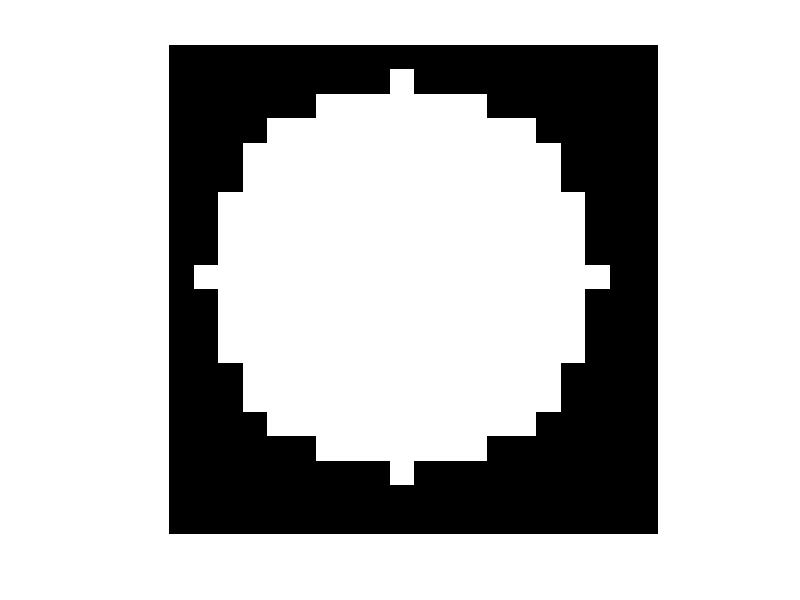

Write the MATLAB code that produced this figure.
function Imv = buildTestData
H = 20;
W = 20;
I0 = zeros(H,W);
I1 = I0;
I2 = I0;
Ctr = [H/2, W/2];
% draw a single Guassian distribution in I0
sigma0 = 10.0;
for r = 1:H
    for c = 1:W
        x = [r c] - Ctr;
        d = norm(x);
%         f = exp(-0.5 *(d * d)/(sigma0*sigma0)) * 1/sigma0*sqrt(2*pi);
        if d <= 8
            f = 10;
        else
            f = 0;
        end
        I0(r,c) = f;
    end
end
% figure, imshow(I0,[]);

sigma1 = 2.0;
for r = 1:H
    for c = 1:W
        x = [r c] - Ctr;
           d = norm(x);
%         f = exp(-0.5 *(d * d)/(sigma1*sigma1)) * 1/sigma1*sqrt(2*pi);
        if d <= 4
            f = 20;
        else
            f = 0;
        end
        I1(r,c) = f;
    end
end
% figure, imshow(I1,[]);

sigma1 = 2.0;
for r = 1:H
    for c = 1:W
        x = [r c] - Ctr;
        d = norm(x);
        if d >= 5 && d <= 8
         f = exp(-0.5 *((d-6)* (d-6))/(sigma1*sigma1)) * 1/sigma1*sqrt(2*pi);
        else
          f = 0;
        end
    
        I2(r,c) = f;
    end
end
figure, imshow(I0,[]);
Imv = cell(3,1);
Imv{1} = I0;
Imv{2} = I1;
Imv{3} = I2;
end